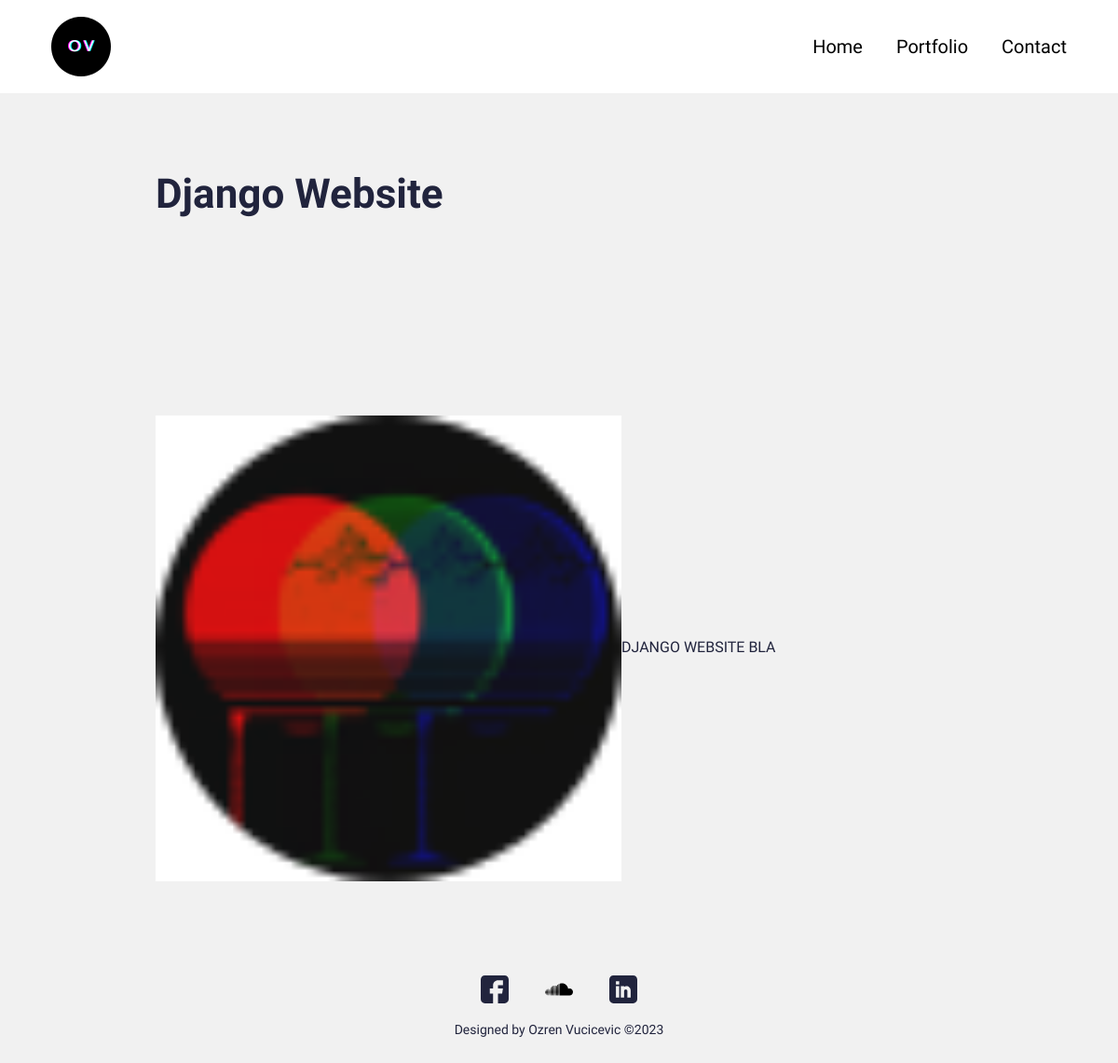
Before: /portfolio/django-website with the older database file.
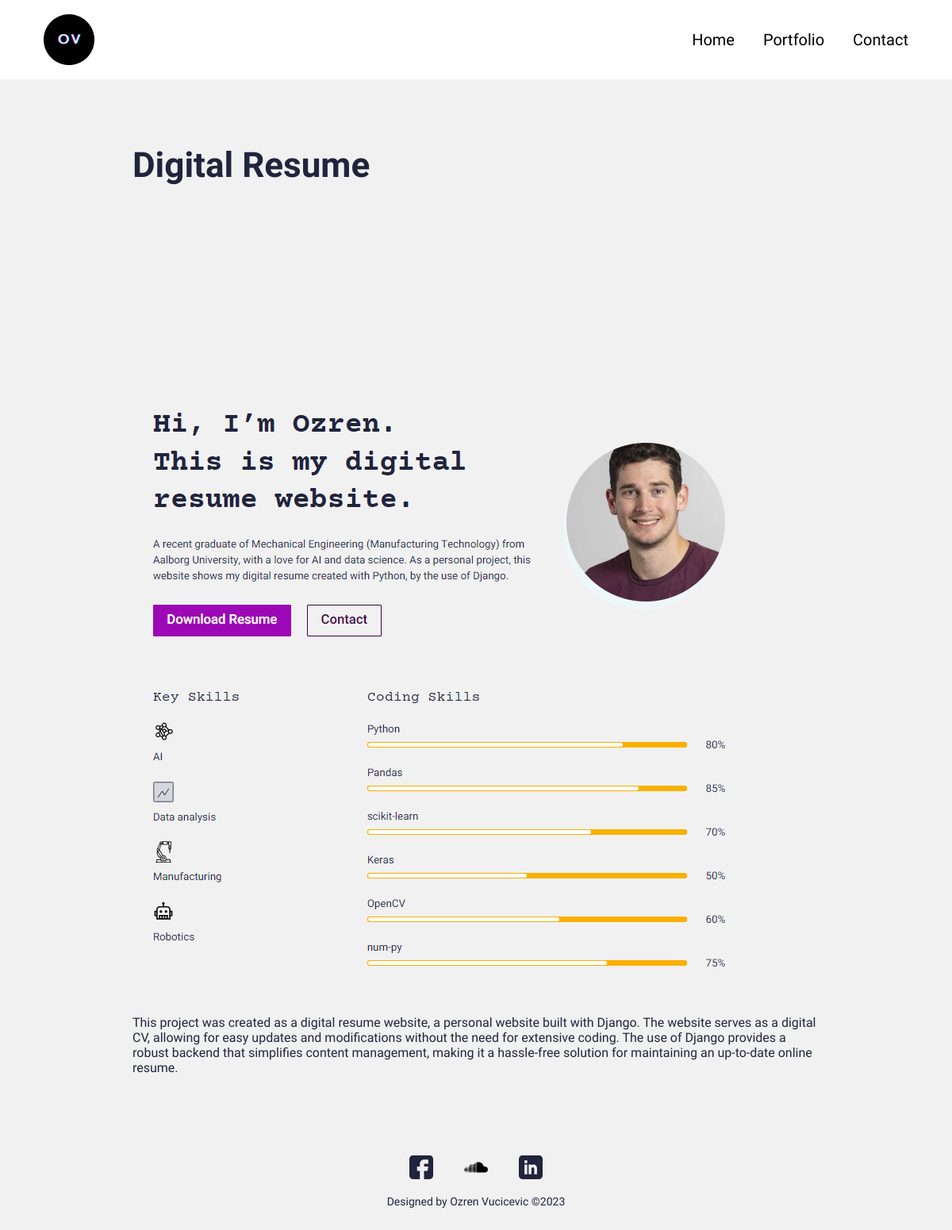
After: the same page with the newer database file.
### main/models.py (models this page shows, shortened)
class Portfolio(models.Model):
    class Meta:
        verbose_name_plural = 'Portfolio Profiles'
        verbose_name = 'Portfolio'
        ordering = ["name"]
    date = models.DateTimeField(blank=True, null=True)
    name = models.CharField(max_length=200, blank=True, null=True)
    description = models.CharField(max_length=500, blank=True, null=True)
    body = RichTextField(blank=True, null=True)
    image = models.ImageField(blank=True, null=True, upload_to="portfolio")
    slug = models.SlugField(null=True, blank=True)
    is_active = models.BooleanField(default=True)

### main/views.py (the view)
# urls.py: path('portfolio/<slug:slug>', views.PortfolioDetailView.as_view(), name="portfolio"),
class PortfolioDetailView(generic.DetailView):
	model = Portfolio
	template_name = "main/portfolio-detail.html"

### djangowebpage/context_processors.py (called while the page is built)
def project_context(request):
    context = {
        'me': User.objects.first(),
    }
    return context

### main/templates/main/portfolio-detail.html (shortened to what this page needs)
{% extends 'main/base.html' %}
{% load static %}
{% block content %}
<section>
  <div class="innerPageBannerCol">
    <div class="container">
      <div class="row g-4 g-md-3  align-items-center">
        <div class="col-md-6">
          <div class="bannerContent">
            <h1 class="xlTitle pb-md-3">{{object.name}}</h1>
          </div>
        </div>
      </div>
    </div>
  </div>
</section>
<section>
  <div class="sectionSpaceSm">
    <div class="container">
      {{object.body|safe}}
    </div>
  </div>
</section>
{%endblock%}

### main/templates/main/base.html (shortened to what this page needs)
{% load static %}
<!doctype html>
<html lang="en">
  <head>
    <link href="{% static 'css/bootstrap.min.css' %}" rel="stylesheet">
    <link rel="stylesheet" href="https://unpkg.com/swiper@7.0.5/swiper-bundle.min.css">
    <link href="{% static 'css/style.css' %}" rel="stylesheet">
  </head>
  <body>
    {% include 'main/partials/nav.html' %}
    {% block content %}{% endblock %}
    {% include 'main/partials/footer.html' %}
  </body>
</html>

### main/templates/main/partials/nav.html (shortened to what this page needs)
    {% load static %}
<header>
    <div class="headerCol">
    <div class="container-fluid">
        <div class="row align-items-center">
        <div class="col-auto">
            <div class="logoCol"><a href="{% url 'main:home' %}"><img src="{% static 'images/logo1.png' %}" alt="..."></a></div>
        </div>
        <div class="col">
            <div class="navCollapseCol">
            <div class="navCol">
                <ul>
                <li><a href="{% url 'main:home' %}">Home</a></li>
                <li><a href="{% url 'main:portfolios' %}">Portfolio</a></li>
                <li><a href="{% url 'main:contact' %}">Contact</a></li>
                </ul>
            </div>
            </div>
        </div>
        </div>
    </div>
    </div>
</header>

### main/templates/main/partials/footer.html
{% load static %}
<footer>
    <div class="footerCol">
        <div class="container">
        <ul class="socialCol">
            <li><a href="https://www.facebook.com/ozren.vucicevic/"><img src="{% static 'images/fb.svg' %}" alt="..."></a></li>
            <li><a href="https://soundcloud.com/ozrenv"><img src="{% static 'images/soundcloud.svg' %}" alt="..."></a></li>
            <li><a href="https://www.linkedin.com/in/ozren-vucicevic/"><img src="{% static 'images/linkedin.svg' %}" alt="..."></a></li>
        </ul>
        <div class="copyrightCol">
            <p>Designed by <a href="https://www.linkedin.com/in/ozren-vucicevic/" target="_blank">Ozren Vucicevic</a> ©{% now 'Y' %}</p>
        </div>
        </div>
    </div>
    </footer>

### static/css/style.css (style rules this page uses)
:root { --primaryColor: #9C07B6; --primaryDarkColor: #3D0048; --primaryHoverColor: #900AA8; --secondaryColor: #F9B000; --baseColor: #21243D; --baseFont: 'Heebo', sans-serif; --titleFont: 'Courier Prime', monospace; --regular: 400; --medium: 500; --bold: 700; --black: 900; --lightBg: #f1f1f1; }
html { scroll-behavior: smooth; }
body { font-family: var(--baseFont); color: var(--baseColor); line-height: normal; }
ul { margin: 0; padding: 0; list-style-type: none; }
img { max-width: 100%; }
a { color: inherit; }
a, .btn { -webkit-transition: all 300ms ease-in-out 0s; -o-transition: all 300ms ease-in-out 0s; transition: all 300ms ease-in-out 0s; text-decoration: none; }
.xlTitle { font-size: 44px; line-height: 1.3; font-weight: var(--bold); font-family: var(--titleFont) }
.headerCol { background-color: var(--bs-white); padding: 18px 0; -webkit-transition: all 300ms ease-in-out 0s; -o-transition: all 300ms ease-in-out 0s; transition: all 300ms ease-in-out 0s; position: fixed; z-index: 99; left: 0; right: 0; top: 0; }
.navCol { text-align: right; }
.navCol a { font-size: 20px; color: #000; font-weight: var(--medium); display: inline-block; position: relative; }
.navCol a::before { content: ""; position: absolute; left: 50%; right: 50%; bottom: 0; height: 2px; border-radius: 2px; background-color: var(--primaryColor); -webkit-transition: all 500ms ease-in-out 0s; -o-transition: all 500ms ease-in-out 0s; transition: all 500ms ease-in-out 0s; opacity: 0; }
.navCol li { display: inline-block; }
.navCol li + li { padding-left: 32px; }
.sectionSpaceSm { padding: 35px 0; }
.footerCol { padding: 50px 0; text-align: center; }
.socialCol li { display: inline-block; }
.socialCol li + li { padding-left: 35px; }
.socialCol img { max-width: 30px; max-height: 30px; -o-object-fit: contain; object-fit: contain; }
.copyrightCol { padding: 20px 0 0; font-size: 14px; }
.copyrightCol p { margin: 0; }
.innerPageBannerCol { padding: 180px 0 150px; }
@media (min-width:992px) { .container, .container-lg, .container-md, .container-sm, .container-xl, .container-xxl { max-width: 890px; } }
@media (min-width:992px) { .headerCol .container-fluid { padding-left: 30px; padding-right: 30px; } }
@media (min-width:1200px) { .headerCol .container-fluid { padding-left: 55px; padding-right: 55px; } }

### main/templates/main/base.html (style rules this page uses)
body { background-color: #f1f1f1; }

Changed rows visible on the page:
changed Portfolio: name "Django Website" → "Digital Resume"; body: a different picture; body "DJANGO WEBSITE BLA" → "This project was created as a digital resume website, a personal website built with Django. The website serves as a digital CV, allowing for easy updates and modifications without the need for extensive coding. The use of Django provides a robust backend that simplifies content management, making it a hassle-free solution for maintaining an up-to-date online resume."
